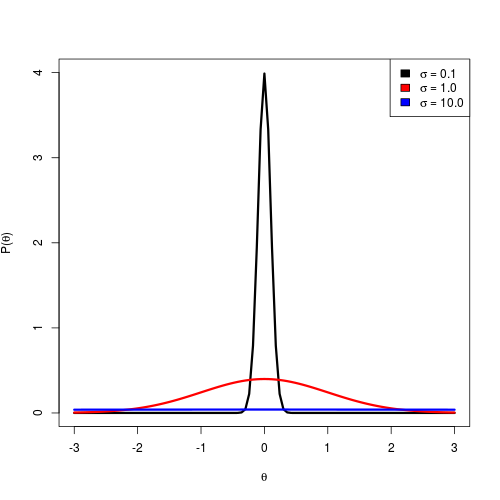

This chart was generated by the following R code:
png("normal.png",width=500,height=500)
curve(dnorm(x, 0, 0.1), from=-3, to=3, lwd=3, 
      xlab=expression(theta),
      ylab=expression(paste("P(", theta ,")")), 
      ylim=c(0,4))
curve(dnorm(x, 0, 1), from=-3, to=3, lwd=3, col="red", add=T)
curve(dnorm(x, 0, 10), from=-3, to=3, lwd=3, col="blue", add=T, n=1000)
legend("topright", 
       c(expression(paste(sigma," = 0.1")), 
         expression(paste(sigma," = 1.0")),
         expression(paste(sigma," = 10.0"))), 
       fill=c("black", "red", "blue"))
dev.off()
